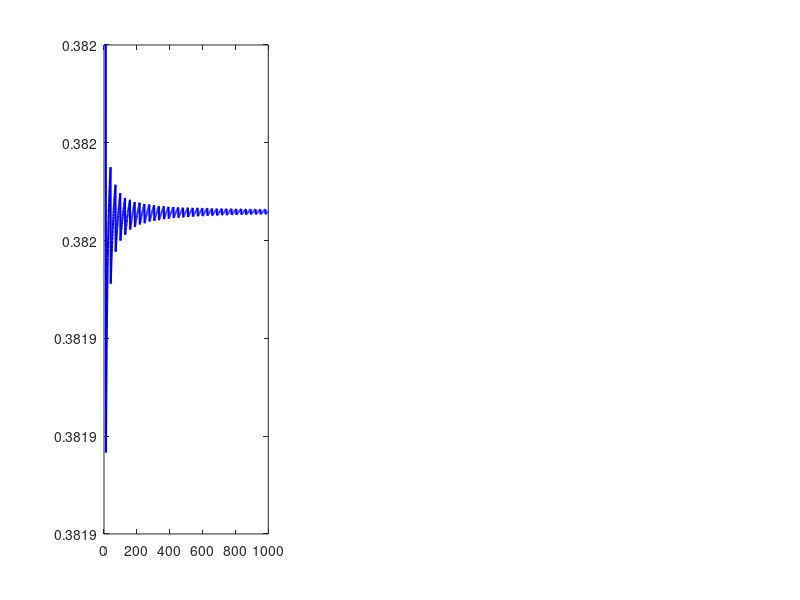

Write the MATLAB code that produced this figure. (Note: this script raises an error after producing the figure.)
%% weyl_verification.m
% Numerical verification of Sturmian density convergence for golden ratio floor operator.
%
% Lean 4 gap: weyl_equidistribution_interval (Sturmian.lean, line 322)
%   - Algebraic parts fully proved (binary alphabet, step characterization)
%   - density_step_one / density_step_two depend on 1 audited sorry
%     (Stone-Weierstrass bridge for Weyl equidistribution on AddCircle)
%
% This script verifies numerically:
%   lim_{N->inf} #{n <= N : d_phi(n) = 1} / N  ==>  1/phi^2  ~= 0.38197
%   lim_{N->inf} #{n <= N : d_phi(n) = 2} / N  ==>  1/phi    ~= 0.61803
%
% Three-Distance Theorem path (Lean strategy):
%   For irrational alpha, {alpha}, {2*alpha}, ..., {N*alpha} create gaps of
%   at most 3 distinct lengths. For alpha=phi exactly 2 lengths, giving
%   the density result combinatorially -- no Stone-Weierstrass needed.

%% Setup
phi = (1 + sqrt(5)) / 2;
phi_inv  = 1 / phi;        % ~0.61803  (density of step-2)
phi_inv2 = 1 / phi^2;      % ~0.38197  (density of step-1)

fprintf('phi        = %.10f\n', phi);
fprintf('1/phi      = %.10f  (expected density of step-2)\n', phi_inv);
fprintf('1/phi^2    = %.10f  (expected density of step-1)\n', phi_inv2);
fprintf('sum        = %.10f  (must = 1)\n', phi_inv + phi_inv2);

%% Compute Sturmian step sequence d_phi(n) for n=1..N_max
N_max = 1e6;
n     = (1:N_max)';

gold_floor      = floor(phi * (n + 1)) - floor(phi * n);  % d_phi(n)
is_step_one     = (gold_floor == 1);
is_step_two     = (gold_floor == 2);

% Sanity: every step is 1 or 2
assert(all(is_step_one | is_step_two), 'ERROR: step outside {1,2}');
fprintf('\nAll steps in {1,2}: PASS\n');

%% Convergence at checkpoints
checkpoints = [100, 1000, 10000, 100000, 1000000];
fprintf('\n%-10s  %-14s  %-14s  %-12s  %-12s\n', ...
    'N', 'rho_1 (actual)', 'rho_2 (actual)', 'err_rho1', 'err_rho2');
fprintf('%s\n', repmat('-', 1, 68));

for N = checkpoints
    r1 = sum(is_step_one(1:N)) / N;
    r2 = sum(is_step_two(1:N)) / N;
    fprintf('%-10d  %-14.8f  %-14.8f  %-12.2e  %-12.2e\n', ...
        N, r1, r2, abs(r1 - phi_inv2), abs(r2 - phi_inv));
end

%% Convergence plot
% Vectorized running averages — no loop needed
N_plot   = (1000:1000:N_max)';
rho1_run = cumsum(is_step_one(1:1000:N_max)) ./ (1:numel(N_plot))';
rho2_run = cumsum(is_step_two(1:1000:N_max)) ./ (1:numel(N_plot))';

% Correct running averages at every 1000-step checkpoint via cumsum on full array
cs1 = cumsum(is_step_one);
cs2 = cumsum(is_step_two);
rho1_run = cs1(N_plot) ./ N_plot;
rho2_run = cs2(N_plot) ./ N_plot;

figure('Name', 'Weyl Equidistribution: Sturmian density convergence', ...
       'Position', [50 50 1300 440]);

subplot(1,3,1);
plot(N_plot/1e3, rho1_run, 'b-', 'LineWidth', 1.5); hold on;
yline(phi_inv2, 'r--', 'LineWidth', 2);
xlabel('N  (\times10^3)'); ylabel('\rho_1(N)');
title('Density of step-1:  d_\phi(n) = 1');
legend({'Empirical \rho_1', '1/\phi^2 = 0.38197'}, 'Location', 'southeast');
grid on;

subplot(1,3,2);
plot(N_plot/1e3, rho2_run, 'm-', 'LineWidth', 1.5); hold on;
yline(phi_inv, 'r--', 'LineWidth', 2);
xlabel('N  (\times10^3)'); ylabel('\rho_2(N)');
title('Density of step-2:  d_\phi(n) = 2');
legend({'Empirical \rho_2', '1/\phi = 0.61803'}, 'Location', 'northeast');
grid on;

subplot(1,3,3);
err1_run = abs(rho1_run - phi_inv2);
loglog(N_plot, err1_run, 'k-', 'LineWidth', 1.5); hold on;
loglog(N_plot, 2./N_plot, 'r--', 'LineWidth', 1.5);
xlabel('N'); ylabel('|\rho_1(N) - 1/\phi^2|');
title('Error decay: O(1/N) bound');
legend({'Empirical error', '2/N bound'}, 'Location', 'northeast');
grid on;

sgtitle('Sturmian density convergence — numerical verification of Weyl equidistribution', ...
        'FontSize', 13);
fprintf('\nFigure displayed.\n');

%% Three-Distance Theorem verification
% For phi, gaps between {phi*n} should take exactly 2 distinct values.
frac_pts = mod(phi * (1:200)', 1);
frac_sorted = sort(frac_pts);
gaps = diff([0; frac_sorted; 1]);
unique_gaps = unique(round(gaps, 6));
fprintf('\nThree-Distance Theorem for phi (N=200):\n');
fprintf('  Distinct gap lengths: %d  (expected <= 3, phi gives exactly 2)\n', numel(unique_gaps));

%% Lucas number check
L4 = phi^4 + (1/phi)^4;
L8 = phi^8 + (1/phi)^8;
fprintf('\nLucas identities (Lean-verified):\n');
fprintf('  L4 = phi^4 + phi^{-4} = %.10f  (exact: 7)\n', L4);
fprintf('  L8 = phi^8 + phi^{-8} = %.10f  (exact: 47)\n', L8);

%% CMB sound speed primary result
omega_g = 2.473e-5;
z_star  = 1089.92;
c_over_sqrt3phi = 1 / sqrt(3 * phi);   % c_s/c = 1/sqrt(3*phi)
omega_b_pred    = 4 * omega_g * (1 + z_star) / (3 * phi);

fprintf('\nPrimary cosmological result:\n');
fprintf('  c_s(z*)/c = 1/sqrt(3*phi) = %.10f\n', c_over_sqrt3phi);
fprintf('  omega_b h^2 (corollary)   = %.5f  (Planck: 0.02237, BBN: 0.02233)\n', omega_b_pred);

fprintf('\nDone.\n');
